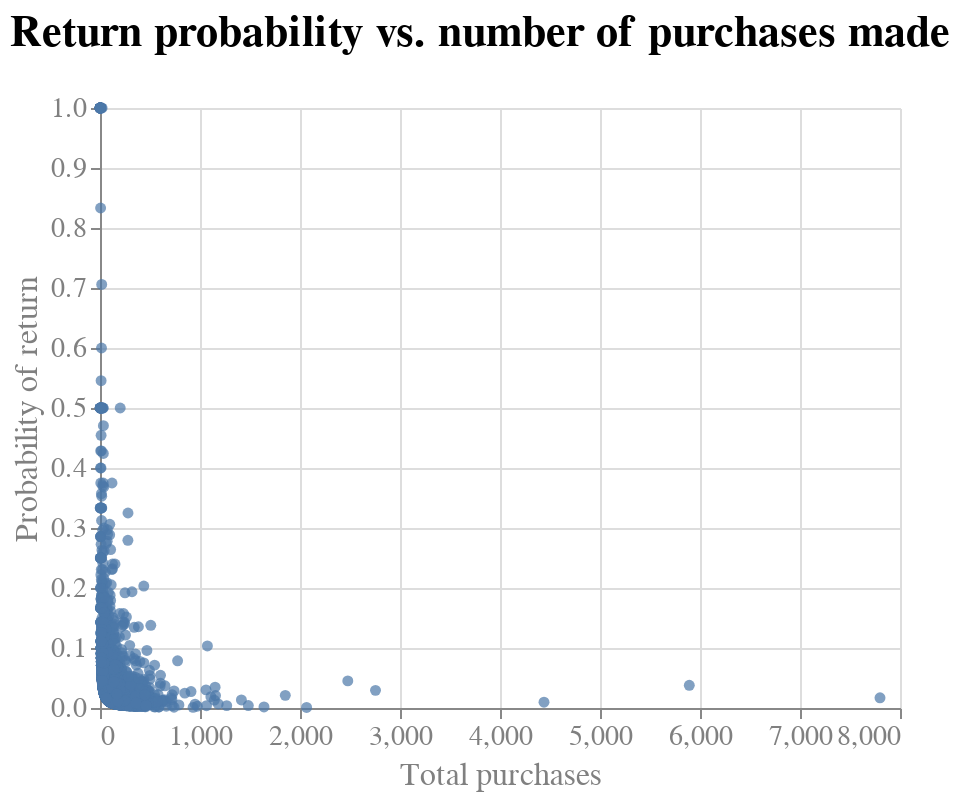

Notebook code cell kept with this figure:
### Markdown cell above
##### Chart Beschreibung
Die Response Variable für Hypothese H2 (Rückgabewahrscheinlichkeit relativ zur Anzahl der getätigten Käufe je Kunde) wird durch ein Streudiagram visualisiert, da sich so die Beziehung zwischen den beiden Variablen visuell gut darstellen lässt. Clutter wurde wieder so weit wie möglich eliminiert. Hier ist ein Untertitel für das Verständnis nicht vonnöten. Der Titel ist für den Fokus des Betrachters ausreichend. Das Design ist schlicht und kommt mit wenigen Farben aus.

### Code cell
# Erstellen eines df, der Kunden nach ihrer CustomerID gruppiert Anzahl der Käufe und Rückgaben zählen
df_purchases_returns = df.groupby(['CustomerID']).agg({'InvoiceNo': 'count'})
df_purchases_returns['Total Returns'] = df[df['InvoiceNo'].str.contains('C')].groupby(['CustomerID'])['InvoiceNo'].count()

# Umbennenung
df_purchases_returns.rename(columns={'InvoiceNo': 'Total Purchases'}, inplace=True)

# Rückgabewahrscheinlichkeit berechnen
df_purchases_returns['Probability of Return'] = df_purchases_returns['Total Returns'] / df_purchases_returns['Total Purchases']

# Visualisierung der Beziehung zwischen der Anzahl der getätigten Käufe und der Rückgabewahrscheinlichkeit
chart = alt.Chart(df_purchases_returns).mark_circle().encode(
    x=alt.X('Total Purchases', axis=alt.Axis(title='Total purchases')),
    y=alt.Y('Probability of Return', axis=alt.Axis(title='Probability of return')),
    tooltip = ['Total Purchases', 'Probability of Return']
).configure_view(
    strokeWidth=0
).configure_title(
    fontSize=22,
    font="Arial",
    color="black",
    anchor="start"
).configure_axis(
    labelFont="Arial",
    titleFont="Arial",
    labelFontSize=14,
    titleFontSize=16,
    titleFontWeight="normal",
    labelColor="grey",
    titleColor="grey"
).properties(
    title={"text":["Return probability vs. number of purchases made"], "subtitle":[""]},
)

# Chart darstellen
chart

### Figure 1 — Vega-Lite specification as saved in the notebook (floating-point values rounded to 4 significant figures; data arrays with more than 128 entries replaced by an {"elided": "..."} marker saying what was removed)
{"config": {"view": {"continuousWidth": 400, "continuousHeight": 300, "strokeWidth": 0}, "axis": {"labelColor": "grey", "labelFont": "Arial", "labelFontSize": 14, "titleColor": "grey", "titleFont": "Arial", "titleFontSize": 16, "titleFontWeight": "normal"}, "title": {"anchor": "start", "color": "black", "font": "Arial", "fontSize": 22}}, "data": {"name": "data-99c82e06b814b0688128848bda966fbc"}, "mark": "circle", "encoding": {"tooltip": [{"field": "Total Purchases", "type": "quantitative"}, {"field": "Probability of Return", "type": "quantitative"}], "x": {"axis": {"title": "Total purchases"}, "field": "Total Purchases", "type": "quantitative"}, "y": {"axis": {"title": "Probability of return"}, "field": "Probability of Return", "type": "quantitative"}}, "title": {"text": ["Return probability vs. number of purchases made"], "subtitle": [""]}, "$schema": "https://vega.github.io/schema/vega-lite/v4.17.0.json", "datasets": {"data-99c82e06b814b0688128848bda966fbc": {"elided": "4363 records"}}}
